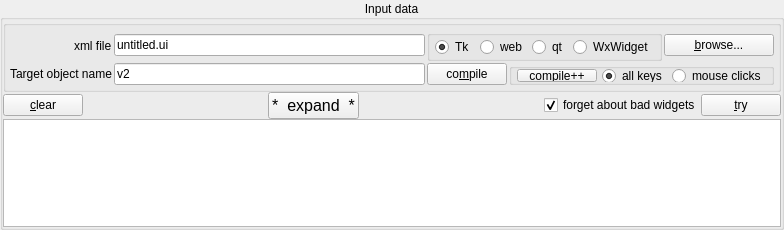
   <widget class="QGroupBox" name="main_input_data">
    <property name="geometry">
     <rect>
      <x>9</x>
      <y>9</y>
      <width>784</width>
      <height>230</height>
     </rect>
    </property>
    <property name="minimumSize">
     <size>
      <width>0</width>
      <height>230</height>
     </size>
    </property>
    <property name="maximumSize">
     <size>
      <width>16777215</width>
      <height>250</height>
     </size>
    </property>
    <property name="title">
     <string>Input data</string>
    </property>
    <property name="alignment">
     <set>Qt::AlignCenter</set>
    </property>
    <layout class="QGridLayout" name="gridLayout_9">
     <property name="leftMargin">
      <number>0</number>
     </property>
     <property name="topMargin">
      <number>0</number>
     </property>
     <property name="rightMargin">
      <number>0</number>
     </property>
     <property name="bottomMargin">
      <number>0</number>
     </property>
     <property name="spacing">
      <number>0</number>
     </property>
     <item row="2" column="1">
      <widget class="QPlainTextEdit" name="psg_ui_output">
       <property name="minimumSize">
        <size>
         <width>150</width>
         <height>0</height>
        </size>
       </property>
       <property name="tabStopWidth">
        <number>8</number>
       </property>
      </widget>
     </item>
     <item row="0" column="1">
      <widget class="QGroupBox" name="groupBox">
       <layout class="QGridLayout" name="gridLayout_5">
        <property name="leftMargin">
         <number>4</number>
        </property>
        <property name="topMargin">
         <number>4</number>
        </property>
        <property name="rightMargin">
         <number>4</number>
        </property>
        <property name="bottomMargin">
         <number>4</number>
        </property>
        <property name="spacing">
         <number>2</number>
        </property>
        <item row="1" column="0" alignment="Qt::AlignRight">
         <widget class="QLabel" name="label_17">
          <property name="text">
           <string>xml file</string>
          </property>
         </widget>
        </item>
        <item row="1" column="1">
         <widget class="QLineEdit" name="input__file">
          <property name="text">
           <string>untitled.ui</string>
          </property>
         </widget>
        </item>
        <item row="3" column="0" alignment="Qt::AlignRight">
         <widget class="QLabel" name="label_39">
          <property name="text">
           <string>Target object name</string>
          </property>
         </widget>
        </item>
        <item row="3" column="1">
         <widget class="QLineEdit" name="target_object_name">
          <property name="text">
           <string>v2</string>
          </property>
         </widget>
        </item>
        <item row="1" column="4">
         <widget class="QPushButton" name="file__browse">
          <property name="text">
           <string>&amp;browse...</string>
          </property>
         </widget>
        </item>
        <item row="1" column="3">
         <widget class="QGroupBox" name="groupBox_4">
          <property name="title">
           <string/>
          </property>
          <layout class="QGridLayout" name="gridLayout_12">
           <property name="leftMargin">
            <number>5</number>
           </property>
           <property name="topMargin">
            <number>0</number>
           </property>
           <property name="rightMargin">
            <number>5</number>
           </property>
           <property name="bottomMargin">
            <number>0</number>
           </property>
           <property name="horizontalSpacing">
            <number>5</number>
           </property>
           <property name="verticalSpacing">
            <number>0</number>
           </property>
           <item row="0" column="2">
            <widget class="QRadioButton" name="guitype_qt">
             <property name="text">
              <string>qt</string>
             </property>
             <property name="checked">
              <bool>false</bool>
             </property>
            </widget>
           </item>
           <item row="0" column="3">
            <widget class="QRadioButton" name="guitype_wx">
             <property name="text">
              <string>WxWidget</string>
             </property>
            </widget>
           </item>
           <item row="0" column="0">
            <widget class="QRadioButton" name="guitype_tk">
             <property name="text">
              <string>Tk</string>
             </property>
             <property name="checked">
              <bool>true</bool>
             </property>
            </widget>
           </item>
           <item row="0" column="1">
            <widget class="QRadioButton" name="guitype_web">
             <property name="text">
              <string>web</string>
             </property>
             <property name="checked">
              <bool>false</bool>
             </property>
            </widget>
           </item>
          </layout>
         </widget>
        </item>
        <item row="3" column="3" colspan="2">
         <layout class="QGridLayout" name="gridLayout_11">
          <item row="0" column="1">
           <widget class="QPushButton" name="compile_">
            <property name="text">
             <string>co&amp;mpile</string>
            </property>
           </widget>
          </item>
          <item row="0" column="2">
           <widget class="QGroupBox" name="groupBox_5">
            <property name="minimumSize">
             <size>
              <width>0</width>
              <height>15</height>
             </size>
            </property>
            <property name="title">
             <string/>
            </property>
            <layout class="QGridLayout" name="gridLayout_13">
             <property name="leftMargin">
              <number>5</number>
             </property>
             <property name="topMargin">
              <number>0</number>
             </property>
             <property name="rightMargin">
              <number>5</number>
             </property>
             <property name="bottomMargin">
              <number>0</number>
             </property>
             <property name="horizontalSpacing">
              <number>5</number>
             </property>
             <property name="verticalSpacing">
              <number>0</number>
             </property>
             <item row="0" column="2">
              <widget class="QRadioButton" name="mouse_clicks_">
               <property name="text">
                <string>mouse clicks</string>
               </property>
               <property name="checked">
                <bool>false</bool>
               </property>
              </widget>
             </item>
             <item row="0" column="1">
              <widget class="QRadioButton" name="keys_">
               <property name="text">
                <string>all keys</string>
               </property>
               <property name="checked">
                <bool>true</bool>
               </property>
              </widget>
             </item>
             <item row="0" column="0">
              <widget class="QPushButton" name="compile_pp">
               <property name="text">
                <string>compile++</string>
               </property>
              </widget>
             </item>
            </layout>
           </widget>
          </item>
         </layout>
        </item>
       </layout>
      </widget>
     </item>
     <item row="1" column="1">
      <layout class="QHBoxLayout" name="horizontalLayout_22">
       <property name="spacing">
        <number>0</number>
       </property>
       <item>
        <widget class="QPushButton" name="clear_psg_output">
         <property name="text">
          <string>&amp;clear</string>
         </property>
        </widget>
       </item>
       <item>
        <spacer name="horizontalSpacer_10">
         <property name="orientation">
          <enum>Qt::Horizontal</enum>
         </property>
         <property name="sizeHint" stdset="0">
          <size>
           <width>40</width>
           <height>20</height>
          </size>
         </property>
        </spacer>
       </item>
       <item>
        <widget class="QPushButton" name="expand_psg_output">
         <property name="font">
          <font>
           <pointsize>12</pointsize>
          </font>
         </property>
         <property name="text">
          <string>*  expand  *</string>
         </property>
         <property name="checked">
          <bool>false</bool>
         </property>
        </widget>
       </item>
       <item>
        <spacer name="horizontalSpacer_2">
         <property name="orientation">
          <enum>Qt::Horizontal</enum>
         </property>
         <property name="sizeHint" stdset="0">
          <size>
           <width>40</width>
           <height>20</height>
          </size>
         </property>
        </spacer>
       </item>
       <item>
        <widget class="QCheckBox" name="pass_bad_widgets">
         <property name="text">
          <string>forget about bad widgets</string>
         </property>
         <property name="checked">
          <bool>true</bool>
         </property>
        </widget>
       </item>
       <item>
        <widget class="QPushButton" name="try_run_">
         <property name="text">
          <string>&amp;try</string>
         </property>
        </widget>
       </item>
      </layout>
     </item>
    </layout>
   </widget>
